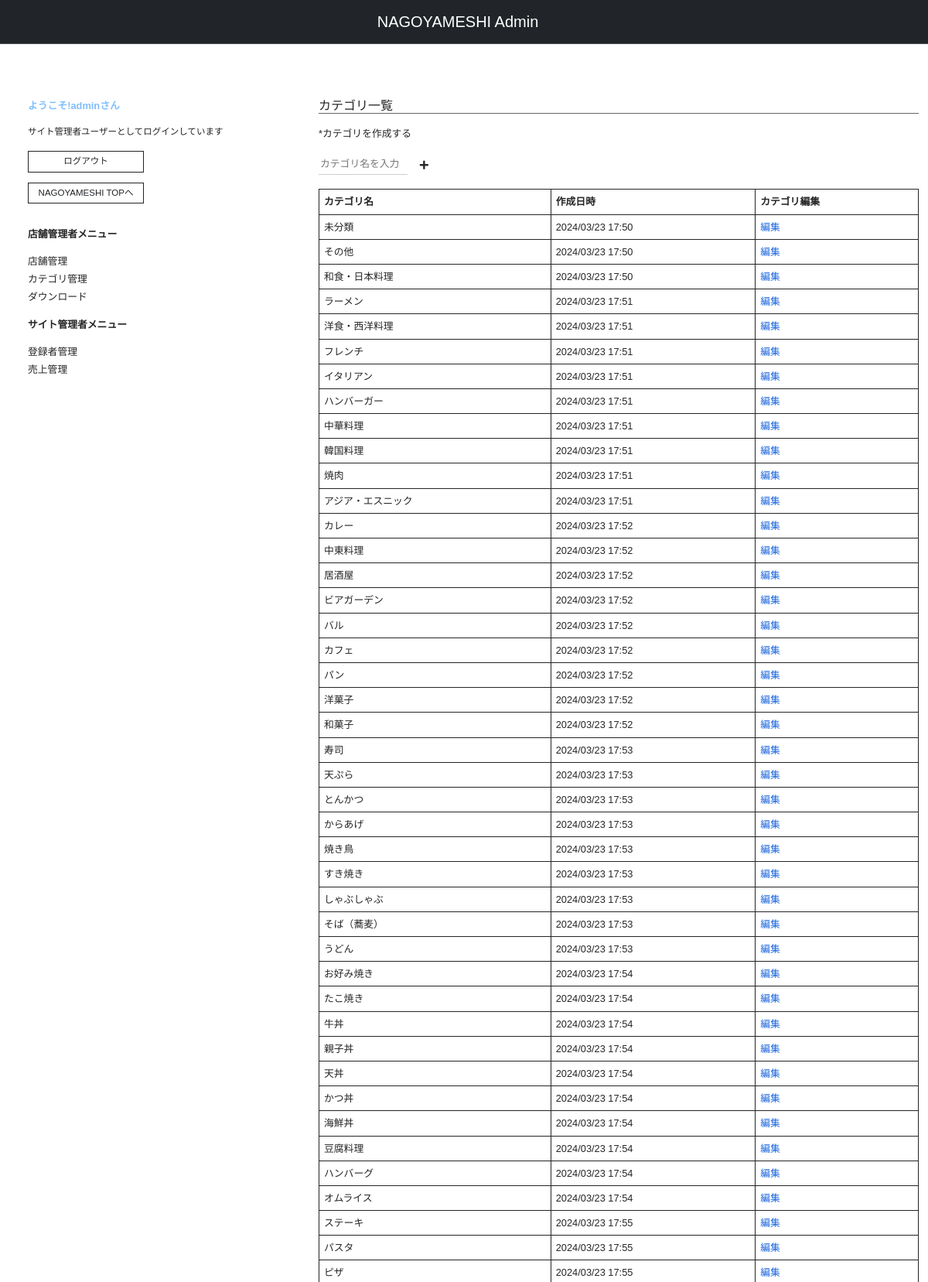
/list_categories/ (signed in, upper part), run on the app's committed database.
### nagoyameshi/models.py (models this page shows, shortened)
class CustomUser(AbstractBaseUser, PermissionsMixin):
    email = models.EmailField(
        _("email address"),
        unique = True
    )
    nickname = models.CharField(
        _("nickname"),
        max_length = 150,
        unique = True,
        help_text = "150文字以内で文字や数字を使うことができます（記号は「@/./+/-/_」のみ使用可能）。" ,
    )
    is_staff = models.BooleanField(
        _("staff status"),
        default = False,
        help_text = _("Designates whether the user can log into this admin site."),
    )
    is_admin = models.BooleanField(
        _("admin status"),
        default = False,
        help_text = _("Designates whether the user can manage restaurant"),
    )
    is_active = models.BooleanField(
        _('active'),
        default = True,
        help_text = _(
            "Designates whether this user should be treated as active. "
            "Unselect this instead of deleting accounts."
        ),
    )
    phone_number = models.CharField(
        _("phone number"),
        max_length = 20,
        blank = True,
    )
    date_joined = models.DateTimeField(
        _("date joined"),
        default = timezone.now
    )
    update_at = models.DateTimeField(
        _("last update"),
        auto_now = True,
    )
    objects = MyUserManager()
    EMAIL_FIELD = "email"
    USERNAME_FIELD = 'email'
    REQUIRED_FIELDS = []
    def get_nickname(self):
        return self.nickname

class Category(models.Model):
    category_name = models.CharField(
        _("category name"),
        max_length=150,
    )
    create_at = models.DateTimeField(
        _("create at"),
        default=timezone.now
    )
    update_at = models.DateTimeField(
        _("last update"),
        auto_now=True,
    )
    class Meta:
        verbose_name = _("category")
        verbose_name_plural = _("categories")

### nagoyameshi/views.py (the view)
# urls.py: path('list_categories/', views.list_categories, name='list_categories'),
@login_required
def list_categories(request):
    if request.method == 'GET':
        user = CustomUser.objects.get(id=request.user.id)
        if user.is_superuser or user.is_admin:
            categories = Category.objects.all()
            if categories:
                return render(request, 'list_categories.html', context={
                    'categories': categories,
                })
            else:
                return render(request, 'list_categories.html', context={
                    'no_category_message': 'カテゴリが見つかりませんでした。',
                })
        else:
            raise Http404
    else:
        raise Http404

### templates/list_categories.html (shortened to what this page needs)
{% extends 'base_admin.html' %}
{% block content %}
<section id="list_categories">
    <h6 class="b_bottom">カテゴリ一覧</h6>
    <p class="mt-2">*カテゴリを作成する</p>
    <form id="add_form" class="form_class" method="post" action="{% url 'create_category' %}">{% csrf_token %}
        <input id="cname_box" type="text" value="{{ request.GET.category_name }}" name="category_name" placeholder="カテゴリ名を入力">
        <button type="submit" id="add_btn"><i class="fas fa-plus"></i></button>
    </form>
    <div class="table_layout mt-3">
        <table>
            <tr>
                <th>カテゴリ名</th>
                <th>作成日時</th>
                <th>カテゴリ編集</th>
            </tr>
            {% for category in categories %}
            <tr>
                <td>{{ category.category_name }}</td>
                <td>{{ category.create_at | date:"Y/m/d H:i" }}</td>
                <td><a href="{% url 'update_category' pk=category.id %}" class="fnt_blue">編集</a></td>
            </tr>
            {% endfor %}
        </table>
    </div>
</section>
{% endblock content %}

### templates/base_admin.html (shortened to what this page needs)
{% load static %}
<!DOCTYPE html>
<html lang="ja">
    <head>
        <link href="https://cdnjs.cloudflare.com/ajax/libs/font-awesome/5.15.1/css/all.min.css" rel="stylesheet" />
        <link href="https://cdn.jsdelivr.net/npm/bootstrap@5.3.0/dist/css/bootstrap.min.css" rel="stylesheet">
        <link rel="stylesheet" href="{% static 'css/style.css' %}">
    </head>
    <body>
        <header>
            <nav class="navbar bg-dark border-bottom border-bottom-dark justify-content-center" data-bs-theme="dark">
                <a class="navbar-brand" href="{% url 'admin_top' %}">NAGOYAMESHI Admin</a>
            </nav>
        </header>
        <main class="container-fluid">
            <div class="row">
                <div class="col-4">
                    <div class="container wrapper_section">
                        <section id="account">
                            <div class="container">
                                {% if request.user.is_authenticated %}
                                {% if request.user.is_superuser %}
                                <p class="fnt_lightblue bold">ようこそ!{{ request.user.get_nickname }}さん</p>
                                <p class="fnt_sml">サイト管理者ユーザーとしてログインしています</p>
                                <div class="wrapper_btn_col fit_btn">
                                    <a href="{% url 'logout' %}"><button type="button" class="btn btn-outline-dark rounded-0 text-nowrap btn-sm">ログアウト</button></a>
                                    <a href="{% url 'top' %}"><button type="button" class="btn btn-outline-dark rounded-0 text-nowrap btn-sm">NAGOYAMESHI TOPへ</button></a>
                                </div>
                                {% endif %}
                                {% endif %}
                            </div>
                        </section>
                        <section id="userinfo">
                            <div class="container">
                                <p class="bold">店舗管理者メニュー</p>
                                <ul class="ps-0">
                                    <li class="mb-1"><a href="{% url 'list_managed_restaurant' %}">店舗管理</a></li>
                                    <li class="mb-1"><a href="{% url 'list_categories' %}">カテゴリ管理</a></li>
                                    <li class="mb-1"><a href="{% url 'download_as_csv' %}">ダウンロード</a></li>
                                </ul>
                                {% if request.user.is_superuser %}
                                <p class="bold">サイト管理者メニュー</p>
                                <ul class="ps-0">
                                    <li class="mb-1"><a href="{% url 'list_managed_account' %}">登録者管理</a></li>
                                    <li class="mb-1"><a href="{% url 'uriage' %}?y=2024">売上管理</a></li>
                                </ul>
                                {% endif %}
                            </div>
                        </section>
                    </div>
                </div>
                <div class="col-8">
                    {% block content %}
                    {% endblock content %}
                </div>
            </div>
        </main>
    </body>
</html>

### static/css/style.css (style rules this page uses)
html { font-size: 100%; font-family: 'Hiragino Kaku Gothic Pro', 'Meiryo', sans-serif; }
body { color: #262525; font-family: 'Hiragino Kaku Gothic Pro', 'Meiryo', sans-serif; }
a { text-decoration: none; color: #262525; }
li { list-style: none; }
header { margin-bottom: 40px; }
section { margin-top: 30px; font-size: 80%; }
.btn { font-size: 0.9em; }
.wrapper_btn_col { display: flex; flex-direction: column; gap: 1em; }
.fit_btn .btn { width: 150px; }
.bold { font-weight: bold; }
.fnt_sml { font-size: 0.9em; }
.fnt_blue { color: rgb(28, 103, 222) }
.fnt_lightblue { color: #7fbfff; }
.b_bottom { border-bottom: solid 1px #666; }
.table_layout table { width: 100%; }
.table_layout th { padding: 6px; border: 1px #262525 solid; }
.table_layout td { padding: 6px; border: 1px #262525 solid; }
.container-fluid { margin-right: auto; margin-left: auto; max-width: 1200px; }
#add_form { position: relative; max-width: 200px; margin-bottom: auto; }
#cname_box { margin: 0; height: 28px; width: 9em; transition: all .6s ease; border-bottom:1px solid #cccccc; border-right:none; border-left:none; border-top:none; border-radius:0px; }
#add_btn { vertical-align:top; width: 35px; height: 30px; padding: 0; font-family: 'Font Awesome 5 Free'; font-weight: 400; font-size: 1em; border: none; background: transparent; cursor: pointer; color: #262525; }

### data on the page
CustomUser: user.get_nickname "admin"
Category: category_name "未分類", create_at "2024/03/23 17:50"
Category: category_name "その他", create_at "2024/03/23 17:50"
Category: category_name "和食・日本料理", create_at "2024/03/23 17:50"
Category: category_name "ラーメン", create_at "2024/03/23 17:51"
Category: category_name "洋食・西洋料理", create_at "2024/03/23 17:51"
Category: category_name "フレンチ", create_at "2024/03/23 17:51"
Category: category_name "イタリアン", create_at "2024/03/23 17:51"
Category: category_name "ハンバーガー", create_at "2024/03/23 17:51"
Category: category_name "中華料理", create_at "2024/03/23 17:51"
Category: category_name "韓国料理", create_at "2024/03/23 17:51"
Category: category_name "焼肉", create_at "2024/03/23 17:51"
Category: category_name "アジア・エスニック", create_at "2024/03/23 17:51"
Category: category_name "カレー", create_at "2024/03/23 17:52"
Category: category_name "中東料理", create_at "2024/03/23 17:52"
Category: category_name "居酒屋", create_at "2024/03/23 17:52"
Category: category_name "ビアガーデン", create_at "2024/03/23 17:52"
Category: category_name "バル", create_at "2024/03/23 17:52"
Category: category_name "カフェ", create_at "2024/03/23 17:52"
Category: category_name "パン", create_at "2024/03/23 17:52"
Category: category_name "洋菓子", create_at "2024/03/23 17:52"
Category: category_name "和菓子", create_at "2024/03/23 17:52"
Category: category_name "寿司", create_at "2024/03/23 17:53"
Category: category_name "天ぷら", create_at "2024/03/23 17:53"
Category: category_name "とんかつ", create_at "2024/03/23 17:53"
Category: category_name "からあげ", create_at "2024/03/23 17:53"
Category: category_name "焼き鳥", create_at "2024/03/23 17:53"
Category: category_name "すき焼き", create_at "2024/03/23 17:53"
Category: category_name "しゃぶしゃぶ", create_at "2024/03/23 17:53"
Category: category_name "そば（蕎麦）", create_at "2024/03/23 17:53"
Category: category_name "うどん", create_at "2024/03/23 17:53"
Category: category_name "お好み焼き", create_at "2024/03/23 17:54"
Category: category_name "たこ焼き", create_at "2024/03/23 17:54"
Category: category_name "牛丼", create_at "2024/03/23 17:54"
Category: category_name "親子丼", create_at "2024/03/23 17:54"
Category: category_name "天丼", create_at "2024/03/23 17:54"
Category: category_name "かつ丼", create_at "2024/03/23 17:54"
Category: category_name "海鮮丼", create_at "2024/03/23 17:54"
Category: category_name "豆腐料理", create_at "2024/03/23 17:54"
Category: category_name "ハンバーグ", create_at "2024/03/23 17:54"
Category: category_name "オムライス", create_at "2024/03/23 17:54"
Category: category_name "ステーキ", create_at "2024/03/23 17:55"
Category: category_name "パスタ", create_at "2024/03/23 17:55"
Category: category_name "ピザ", create_at "2024/03/23 17:55"
